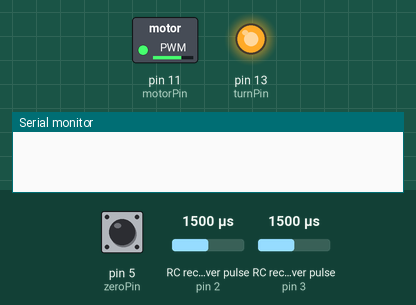
This sketch was run on a simulated Arduino Uno, built with avr-gcc and run on an emulated ATmega328P. Shown: switched loads named in the sketch (green lamp = pin HIGH), output pins drawn as LEDs (lit = HIGH), the last lines printed to the serial monitor. Wiring (inferred from the names in the program): 2 × RC receiver channel: data pin 2 / data pin 3. The inputs (shaded band) are chosen by the test bench; at power-on: pin 5 (zeroPin) HIGH, RC receiver pulse (sensors on pin 2, pin 3) 1500 µs.

Above: at 0.8 s.
0.9 s: pin 5 (zeroPin) pulled LOW for 0.15 s
At 1.36 s:
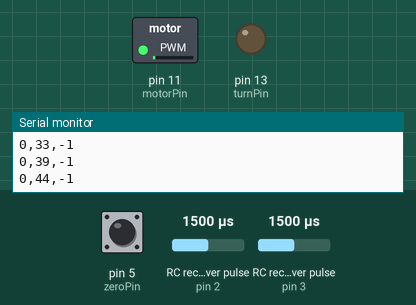
At 3.8 s:
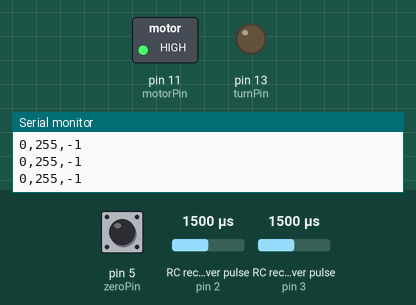
3.9 s: RC receiver pulse (sensor on pin 2) set to 1750 µs
6.9 s: RC receiver pulse (sensor on pin 3) set to 1020 µs
Timing chart, 0 to 9.9 s (numbered marks = the images above; inputs shaded):
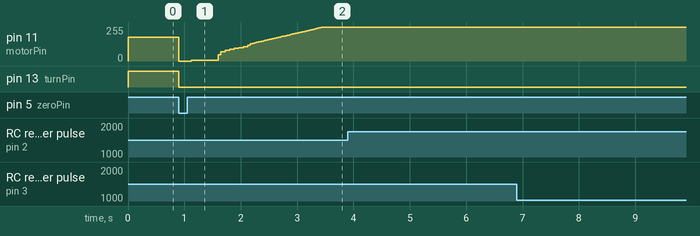

Measured:
- after the input at 0.9 s, pin 13 (turnPin): HIGH → LOW at once

The sketch:

cartPositionControl.ino
```cpp
/* Position Control PID v1
 * Antonio Vasquez Briones
 *
 * Control the position of a cart at certain distance by driving a dc motor with pwm.
 * The position is sensed by a two channel optical encoder placed at the cart.
 */


#include <PID_v1.h>

//Pin Declaration
#define   motorPin   11 // motorPWM
#define   turnPin    13 // motor CC or CCW
#define   chanA      2  // encoder channel A
#define   chanB      3  // encoder channel B
#define   zeroPin    5  // limit switch for zero trimming

boolean   ZERO;   //flag for zero trim done

/* Compensator Variables
 * sp : Set Point, desired cart position
 * pv : Process Value, actual cart position
 * mv : Manipulated Value, pwm value given to motor controller
 */

double    sp, pv, mv;
double    kp = 5, ki =100, kd = 0.05;

int m; //just for counting time

//Compensator declaration
PID myPID(&pv, &mv, &sp,5,100,0.05, DIRECT);

void setup() {

  pinMode(chanA,INPUT);
  pinMode(chanB,INPUT);
  pinMode(zeroPin,INPUT_PULLUP);
  pinMode(turnPin, OUTPUT);
  pinMode(motorPin,OUTPUT);

  attachInterrupt(digitalPinToInterrupt(chanA), changeA, CHANGE);
  attachInterrupt(digitalPinToInterrupt(chanB), changeB, CHANGE);

  Serial.begin(9600);

  myPID.SetMode(AUTOMATIC);
  myPID.SetOutputLimits(-255, 255); // limits for pwm
  myPID.SetSampleTime(1);

  zeroTrim();

  sp=0;   // initial set point, position value

}

void loop() {

  readSerial();
  myPID.Compute();   // takes pv and sp value then changes mv value
  driveMotor(mv);    // uses the PID output to drive the motor
  sendSerial();      // show values on serial monitor

}

// isr for encoder
void changeA(){

  boolean A=digitalRead(2);
  boolean B=digitalRead(3);

  if(A==B)
    pv--;
  if(A!=B)
    pv++;

}

// isr for encoder
void changeB(){

  boolean A=digitalRead(2);
  boolean B=digitalRead(3);

  if(B!=A)
     pv--;

  if(A==B)
     pv++;

}

void zeroTrim(){
/* this function drive motor backwards
 * until activates a limit switch (D5)
 * then reset the actual Position (PV) to zero.
 */
  while(!ZERO){

    digitalWrite(turnPin,HIGH);
    analogWrite(motorPin,180);

    if(!digitalRead(5)){

      ZERO = true;

    }

    pv = 0;

  }
}

void readSerial(){
/* this function allows to
 * change Set Point and tuning parameters
 * through serial port.
 */
  if(Serial.available()>0){

      if(Serial.read()=='S')
        sp=Serial.parseInt();

      if(Serial.read()=='P')
        kp=Serial.parseFloat();

      if(Serial.read()=='I')
        ki=Serial.parseFloat();

      if(Serial.read()=='D')
        kd=Serial.parseFloat();

      myPID.SetTunings(kp, ki, kd);

  }
}

void driveMotor(int mvTemp){
/* this function takes the output value
 * from PID and decides the turn CC or CCW
 * and the duty cycle applied to dc motor.
 */
  if(mvTemp>70){
    digitalWrite(turnPin,LOW);
    analogWrite(motorPin,mvTemp);
  }

  // dead zone
  if((mvTemp<70)&&(mvTemp>-70)){
    analogWrite(motorPin,0);
  }

  if(mvTemp<-70){
    mvTemp=-1*mvTemp;
    digitalWrite(turnPin,HIGH);
    analogWrite(motorPin,mvTemp);
  }
}

void sendSerial(){
/* this function shows relevant values on
 * serial monitor each 1000 loops of code.
 */
  m++;
  if(m>=1000){
    Serial.print((int)sp);
    Serial.print(",");
    Serial.print((int)mv);
    Serial.print(",");
    Serial.println((int)pv);
    m=0;
  }
}
```
